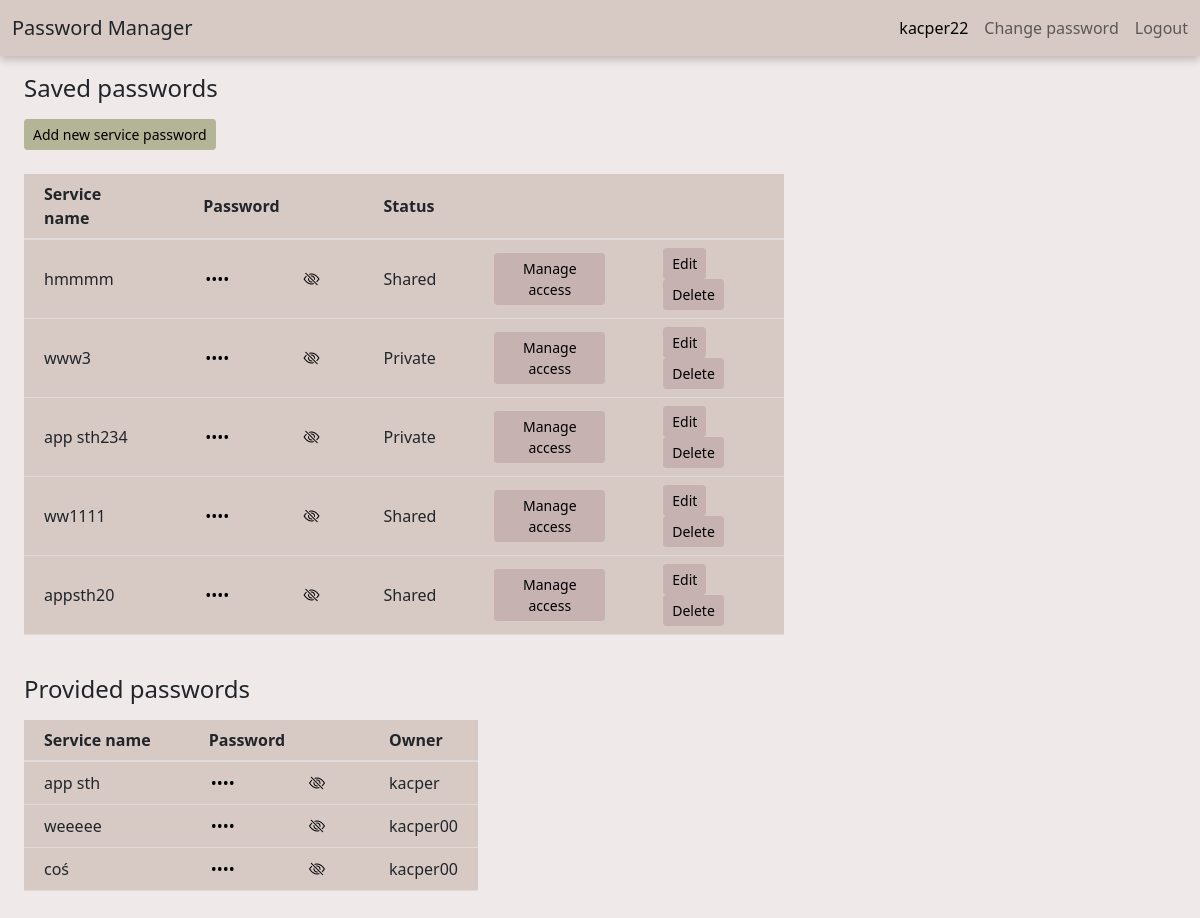
Screenshot of /home (signed in) with the database file from the repository.
### app/models.py (models this page shows, shortened)
class User(db.Model, UserMixin):
    id = db.Column(db.Integer(), primary_key=True)
    username = db.Column(db.String(length=30), nullable=False, unique=True)
    email_address = db.Column(db.String(length=100), nullable=False, unique=True)
    password_hash = db.Column(db.String(length=60), nullable=False)
    services = db.relationship('UserService', backref='user', lazy=True)
    admin_services = db.relationship('Service', backref='admin', lazy=True)
    @property
    def password(self):
        return self.password_hash
    def get_provided_services(self):
        services = []
        for us in self.services:
            services.append(us.service)
        return services

class Service(db.Model):
    id = db.Column(db.Integer(), primary_key=True)
    name = db.Column(db.String(length=50), nullable=False)
    link = db.Column(db.String(length=100))
    status = db.Column(db.String(length=20), nullable=False)
    encrypted_password = db.Column(db.String(length=100), nullable=False)
    password_iv = db.Column(db.String(length=100), nullable=False)
    users = db.relationship('UserService', backref='service', lazy=True)
    admin_id = db.Column(db.Integer(), db.ForeignKey('user.id'), nullable=False)
    show_password = "fake"

### app/routes.py (the view)
@app.route('/')
@app.route('/home')
@login_required
def home_page():
    admin_services = current_user.admin_services
    provided_services = current_user.get_provided_services()
    password_form = ShowServicePasswordForm()
    return render_template('home.html', admin_services=admin_services, provided_services=provided_services,
                           password_form=password_form)

### app/forms.py
class ShowServicePasswordForm(FlaskForm):
    pin_code = StringField(label='Pin Code')
    submit = SubmitField(label='Show password', id='check')

### app/models.py (called while the page is built)
@login_manager.user_loader
def load_user(user_id):
    return User.query.get(int(user_id))

### app/routes.py (called while the page is built)
@app.context_processor
def example():
    def get_sth(sid):
        service = Service.query.get(sid)
        return service.encrypted_password
    return dict(myf=get_sth)

### app/templates/home.html (shortened to what this page needs)
{% extends 'base.html' %}
{% block content %}
<div class="m-4 content-container">
    <div class="row">
        <div class="col-8">
            <h2 class="h4 mb-3">
                Saved passwords
            </h2>
            <a class='btn btn-primary btn-sm mb-4 bg-confirm' href="{{ url_for('add_service') }}" role="button">Add new
                service password</a>
            <table class="table table-hover border-color-primary table-fit bg-main">
                <thead class="">
                <tr>
                    <th class="fit" scope="col">Service name</th>
                    <th class="fit" scope="col">Password</th>
                    <th scope="col"></th>
                    <th class="fit" scope="col">Status</th>
                    <th class="fit" scope="col"></th>
                </tr>
                </thead>
                <tbody>
                {% for service in admin_services %}
                <tr>
                    <td class="fit">{{ service.name }}</td>
                    <td class="">
                        <div class="password-container">
                            <input id="password-{{ service.id }}" aria-label="password" class="password-input"
                                   readonly type="password">
                        </div>
                    </td>
                    <td>
                        <button id="showBtn-{{ service.id }}" class="show-password" type="button"
                                data-bs-toggle="modal" data-bs-target="#showPasswordModal-{{ service.id }}"
                                onclick="hide_password('{{ service.id }}')">
                            <i id="togglePassword-{{ service.id }}" class="bi bi-eye-slash"></i>
                        </button>
                    </td>
                    <td class="fit">{{ service.status }}</td>
                    <td>
                        <a class='btn btn-primary btn-sm'
                           href="{{ url_for('permissions_page', service_id=service.id) }}"
                           role="button">
                            Manage access
                        </a>
                    </td>
                    <td class="fit">
                        <a class='btn btn-primary btn-sm' href="{{ url_for('update_service', service_id=service.id) }}"
                           role="button">
                            Edit
                        </a>
                        <button class="btn btn-primary btn-sm" data-bs-toggle="modal"
                                data-bs-target="#deleteModal-{{ service.id }}">
                            Delete
                        </button>
                    </td>
                </tr>
                {% endfor %}
                </tbody>
            </table>
            <br>
            <h2 class="h4 mb-3">
                Provided passwords
            </h2>
            <table class="table table-hover border-color-primary table-fit bg-main">
                <thead>
                <tr>
                    <th scope="col">Service name</th>
                    <th scope="col">Password</th>
                    <th scope="col"></th>
                    <th scope="col">Owner</th>
                </tr>
                </thead>
                <tbody>
                {% for service in provided_services %}
                <tr>
                    <td>{{ service.name }}</td>
                    <td class="">
                        <div class="password-container">
                            <input id="password-{{ service.id }}" aria-label="password" class="password-input"
                                   readonly type="password">
                        </div>
                    </td>
                    <td>
                        <button id="showBtn-{{ service.id }}" class="show-password" type="button"
                                data-bs-toggle="modal" data-bs-target="#showPasswordModal-{{ service.id }}"
                                onclick="hide_password('{{ service.id }}')">
                            <i id="togglePassword-{{ service.id }}" class="bi bi-eye-slash"></i>
                        </button>
                    </td>
                    <td>{{ service.admin.username }}</td>
                </tr>
                {% endfor %}
                </tbody>
            </table>
        </div>
    </div>
</div>
{%  endblock %}

### app/templates/base.html (shortened to what this page needs)
<!doctype html>
<html lang="pl">
<head>
    <link href="https://cdn.jsdelivr.net/npm/bootstrap@5.1.3/dist/css/bootstrap.min.css" rel="stylesheet"
>
    <link rel="stylesheet" href="https://cdn.jsdelivr.net/npm/bootstrap-icons@1.7.2/font/bootstrap-icons.css">
    <link rel="stylesheet" type="text/css" href="{{ url_for('static', filename='main.css') }}">
</head>
<body class="bg-light-creamy">
<nav class="navbar navbar-expand-md bg-creamy nav-shadow fixed-top">
    <div class="container-fluid">
        <span class="navbar-brand mb-0"><a class="navbar-brand link-dark" href="{{ url_for('home_page') }}">Password Manager</a></span>
        {% if current_user.is_authenticated %}
        <div class="navbar-nav">
            <span class="navbar-text me-3 text-creamy">
              {{ current_user.username }}
            </span>
            <a class="logout nav-link px-0 me-3" href="{{ url_for('change_password') }}">Change password</a>
            <a class="logout nav-link px-0" href="{{ url_for('logout_page') }}">Logout</a>
        </div>
        {% endif %}
    </div>
</nav>
{% block content %}
{% endblock %}
</body>
</html>

### app/static/main.css (style rules this page uses)
:root { --main: #D7CAC5; --light-main: #F0E9E9; --text-main: #000000; --btn-primary: #c7b2b2; --btn-primary-hover: #9f8585; --table: #e1dada; --confirm: #B4B596; --confirm-hover: #c5c6a5; --cancel: #ce6c6c; --cancel-hover: #dc8181; }
body { padding-top: 50px!important; }
.bg-confirm.btn-primary, .bg-confirm.btn-primary:focus { background: var(--confirm); border-color: var(--confirm); }
.bg-creamy { background: var(--main); color: var(--text-main); }
.bg-main { background-color: var(--main); }
.border-color-primary { border-color: var(--table) !important; }
.bg-light-creamy { background: var(--light-main); }
.nav-link, .nav-link:visited { color: var(--text-main); }
.logout.nav-link { color: #5C5656; }
.nav-shadow { box-shadow: 0 4px 8px 0 rgba(0, 0, 0, 0.2); }
.btn-primary, .btn-primary:focus { background: var(--btn-primary); border-color: var(--btn-primary); color: var(--text-main); box-shadow: none; }
.table>:not(:first-child) { border-top: 2px solid var(--table); }
.table>:not(caption)>*>:first-child { padding-left: 20px; }
.table>:not(caption)>*>* { padding-right: 50px; }
.table>:not(caption)>*>:last-child { padding-right: 20px; }
.table>:not(caption)>*>:nth-child(2) { padding-right: 10px; }
.table>:not(caption)>*>* { vertical-align: middle; }
table.table-fit { width: auto !important; table-layout: auto !important; }
table.table-fit thead th, table.table-fit tfoot th { width: auto !important; }
table.table-fit tbody td, table.table-fit tfoot td { width: auto !important; }
input.password-input, input.password-input:focus, input.password-input:hover { background-color: transparent; border: none; flex: 1; width: 0; box-shadow: none; outline: none; }
.password-container { align-items: center; display: flex; flex: 1; }
.show-password { background: transparent; border: none; }

### rows the page displays
User: username "kacper22"
Service: name "hmmmm", status "Shared"
Service: name "www3", status "Private"
Service: name "app sth234", status "Private"
Service: name "ww1111", status "Shared"
Service: name "appsth20", status "Shared"
Service: name "app sth", admin.username "kacper"
Service: name "weeeee", admin.username "kacper00"
Service: name "coś", admin.username "kacper00"
